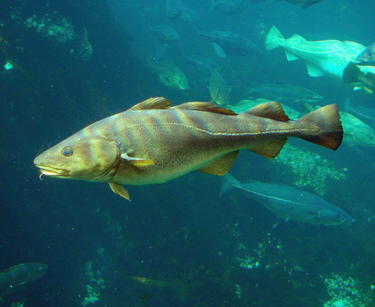
%> input picture data/fish.bmp, 375 x 307 px
$ octave minty_matlab.m   (GNU Octave 9; MATLAB toolbox functions it lacks are replaced by stand-ins)
%> lines starting %> are read from the running program, lines starting %| are printed output that depends on the picture
### HybridImages/hybrid_images_matlab/gaussian_template.m
function template = gaussian_template(winsize,sigma)
%> called with winsize = 29, sigma = 3.5
centre=floor(winsize/2)+1;
sum=0;

for i=1:winsize
  for j=1:winsize
    template(j,i)=exp(-(((j-centre)*(j-centre))+((i-centre)*(i-centre)))/(2*sigma*sigma));
    sum=sum+template(j,i);
  end
end

template=template/sum;

### HybridImages/report/minty_matlab.m
sigma = 3.5;
win_size = round(8.0 * sigma + 1.0);
if (rem(win_size,2) == 0)
    win_size = win_size + 1;
end
pad = (win_size - 1) / 2;
gaussian_temp = gaussian_template(win_size,sigma);

img1 = imread('data/fish.bmp','bmp');
%> img1 is the input picture: size 307x375x3 uint8; mean R, G, B 27.2, 95.5, 98.4
img2 = imread('data/submarine.bmp','bmp');
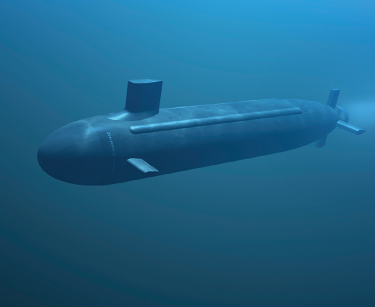
%> input picture data/submarine.bmp, 375 x 307 px
%> img2 is the input picture: size 307x375x3 uint8; mean R, G, B 29.4, 99.7, 136.3

img_1_R = double(img1(:,:,1));
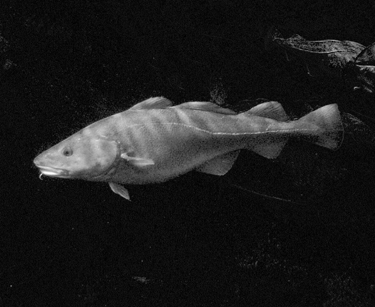
%> img_1_R: size 307x375 double; min 0, max 255, mean 27.2
img_1_G = double(img1(:,:,2));
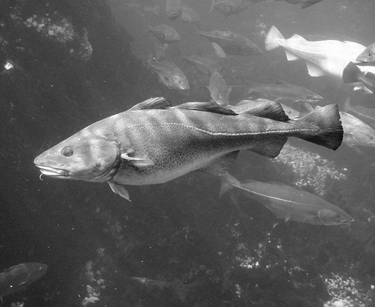
%> img_1_G: size 307x375 double; min 11, max 255, mean 95.5
img_1_B = double(img1(:,:,3));
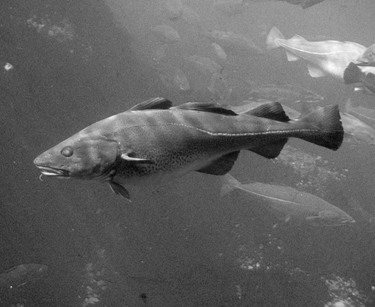
%> img_1_B: size 307x375 double; min 7, max 251, mean 98.4


img1 = padarray(img1, [pad pad], 'both');
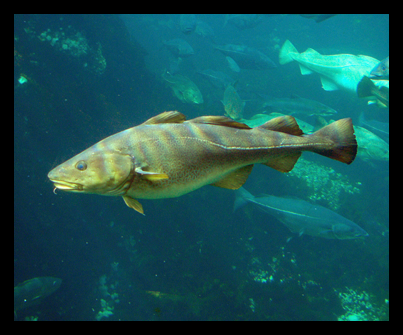
%> img1: size 335x403x3 uint8; mean R, G, B 23.2, 81.4, 83.9
img2 = padarray(img2, [pad pad], 'both');
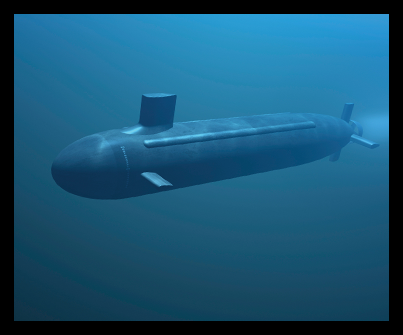
%> img2: size 335x403x3 uint8; mean R, G, B 25.1, 85, 116.3


img_1_R = convolve(img_1_R,gaussian_temp);
% [63 lines not run here, left out]
function convolved = convolve(image,template)

[irows,icols]=size(image);
%> irows = 307; icols = 375
[trows,tcols]=size(template);
temp(1:irows,1:icols)=0;
%> temp: size 307x375 double; every value is 0
%> the run ends on the next line
trhalf=floor(trows/2);
tchalf=floor(tcols/2);

for x = trhalf+1:icols-trhalf
  for y = tchalf+1:irows-tchalf
    sum=0;
    for iwin = 1:trows
      for jwin = 1:tcols
        sum=sum+image(y+jwin-tchalf-1,x+iwin-trhalf-1)*template(jwin,iwin);
        temp(y,x)= sum;
      end
    end
  end
end

minim=min(min(temp));
range=max(max(temp))-minim;
convolved = floor( (temp - minim) * 255/range );
